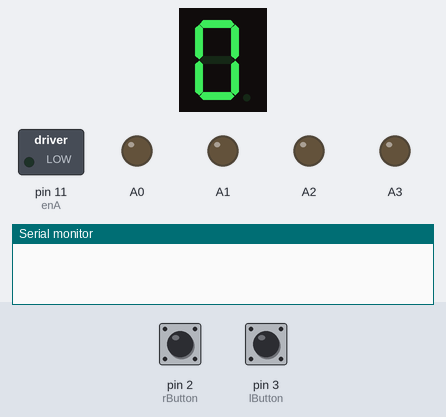
Bench run of a sketch on a simulated Arduino Uno, built with avr-gcc and run on an emulated ATmega328P. Shown: 1-digit seven-segment display, switched loads named in the sketch (green lamp = pin HIGH), output pins drawn as LEDs (lit = HIGH), the last lines printed to the serial monitor. Wiring (inferred from the names in the program): 1-digit 7-segment display, segments lit when LOW: segments pin 7, pin 6, pin 13, pin 4, pin 5, pin 8, pin 9, pin 12. The test bench sets the inputs (shaded band); at power-on: pin 2 (rButton) HIGH, pin 3 (lButton) HIGH. The segment pins are drawn as the display they are named for; pins used as bus, display or sensor lines are not drawn.

Above: at 1.2 s.
1.3 s: pin 2 (rButton) pulled LOW for 0.15 s
At 2.6 s:
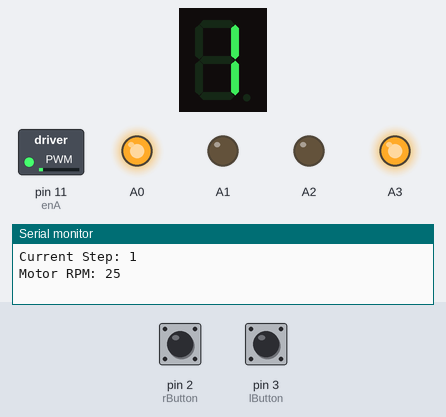
2.9 s: pin 3 (lButton) pulled LOW for 0.15 s
At 3.8 s:
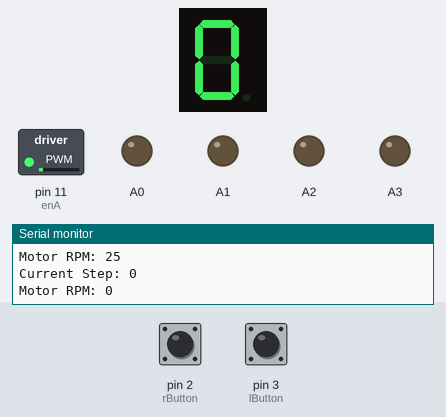
4.5 s: pin 3 (lButton) pulled LOW for 1 s
At 6.3 s:
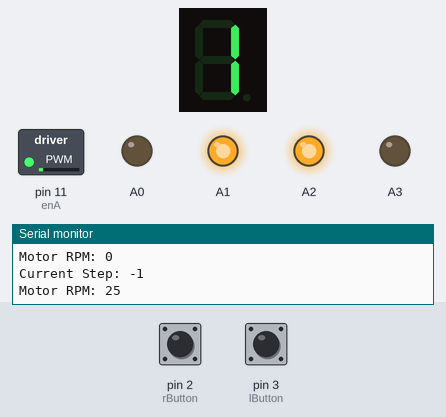
7.0 s: pin 2 (rButton) pulled LOW for 1 s
At 9.2 s:
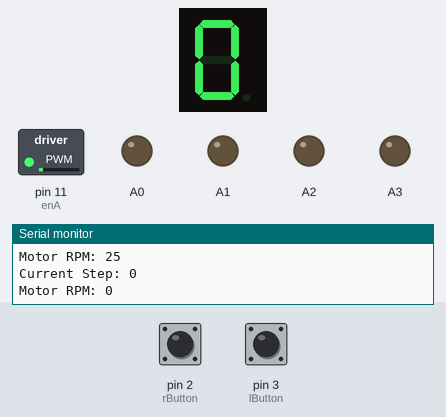
9.5 s: pin 2 (rButton) pulled LOW for 3.2 s
At 13.0 s:
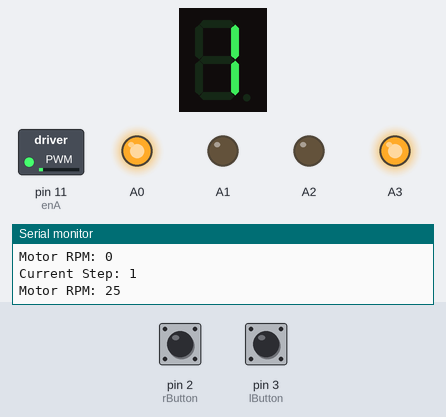
14.2 s: pin 2 (rButton) pulsed LOW 5 times (0.12 s each, 0.3 s apart)
At 16.0 s:
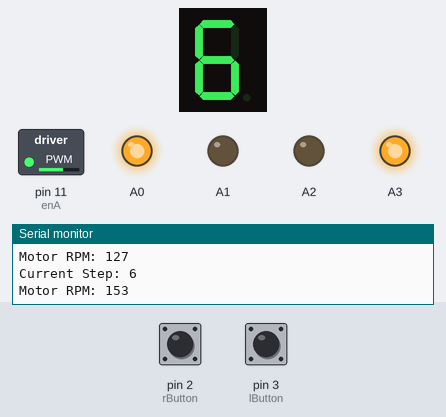
Timing chart, 0 to 17.5 s (numbered marks = the images above; inputs shaded):
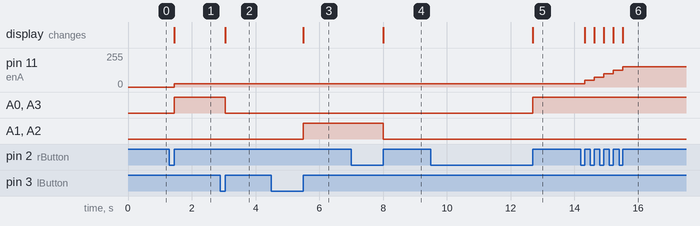

The sketch:

GROUP_11_2019510006_2019510068_2020510130_CODE.ino
```cpp
int MOTOR_STEPS = 10;
int dir = 0;
int current_step = 0;
int enA = 11;
int lButton = 3;
int rButton = 2;
int lButtonState = 0;
int rButtonState = 0;

const int A = 7;
const int B = 6;
const int G = 9;
const int D = 4;
const int E = 5;
const int F = 8;
const int C = 13;
const int H = 12;
void (*functions[16])();

void setup() {
  pinMode(A0, OUTPUT);
  pinMode(A1, OUTPUT);
  pinMode(A2, OUTPUT);
  pinMode(A3, OUTPUT);
  pinMode(enA, OUTPUT);
  pinMode(lButton, INPUT_PULLUP);
  attachInterrupt(digitalPinToInterrupt(lButton), lbtn, RISING);
  pinMode(rButton, INPUT_PULLUP);
  attachInterrupt(digitalPinToInterrupt(rButton), rbtn, RISING);
  Serial.begin(9600);

  pinMode(A, OUTPUT);
  pinMode(B, OUTPUT);
  pinMode(C, OUTPUT);
  pinMode(D, OUTPUT);
  pinMode(E, OUTPUT);
  pinMode(F, OUTPUT);
  pinMode(G, OUTPUT);
  pinMode(H, OUTPUT);

  count(0);
}

void lbtn() {
  lButtonState = 1;
}
void rbtn() {
  rButtonState = 1;
}

void direction() {
  if (current_step > 0)
    dir = 1;
  else if (current_step == 0)
    dir = 0;
  else dir = -1;
}

void motor_dir() {
  if (dir == 1) {
    digitalWrite(A0, HIGH);
    digitalWrite(A1, LOW);
    digitalWrite(A3, HIGH);
    digitalWrite(A2, LOW);
  } else if (dir == -1) {
    digitalWrite(A0, LOW);
    digitalWrite(A1, HIGH);
    digitalWrite(A2, HIGH);
    digitalWrite(A3, LOW);
  } else {
    digitalWrite(A0, LOW);
    digitalWrite(A1, LOW);
    digitalWrite(A2, LOW);
    digitalWrite(A3, LOW);
  }
}


void loop() {
  if (lButtonState == 1) {
    if (current_step != -MOTOR_STEPS) {
      current_step--;
      count(abs(current_step));
    }
    direction();
    motor_dir();
    for (int i = 0; i < abs(current_step) * 255 / MOTOR_STEPS; i++) {
      analogWrite(enA, i);
    }
    Serial.print("Current Step: ");
    Serial.println(current_step);
    Serial.print("Motor RPM: ");
    Serial.println(abs(current_step) * 255 / MOTOR_STEPS);
    lButtonState = 0;
  }
  if (rButtonState == 1) {
    if (current_step != MOTOR_STEPS) {
      current_step++;
      count(abs(current_step));
    }
    direction();
    motor_dir();
    for (int i = 0; i < abs(current_step) * 255 / MOTOR_STEPS; i++) {
      analogWrite(enA, i);
    }
    rButtonState = 0;
    Serial.print("Current Step: ");
    Serial.println(current_step);
    Serial.print("Motor RPM: ");
    Serial.println(abs(current_step) * 255 / MOTOR_STEPS);
  }
}

void count(int counter) {
  functions[0] = zero;
  functions[1] = one;
  functions[2] = two;
  functions[3] = three;
  functions[4] = four;
  functions[5] = five;
  functions[6] = six;
  functions[7] = seven;
  functions[8] = eight;
  functions[9] = nine;
  functions[10] = ten;

  (*functions[counter])();
}
void zero() {
  for (int i = 4; i < 14; i++) {
    if (i == 11) continue;
    if (i == 9 || i == 12)
      digitalWrite(i, HIGH);
    else
      digitalWrite(i, LOW);
  }
}

void one() {
  for (int i = 4; i < 14; i++) {
    if (i == 11) continue;
    if (i == 6 || i == 13)
      digitalWrite(i, LOW);
    else
      digitalWrite(i, HIGH);
  }
}

void two() {
  for (int i = 4; i < 14; i++) {
    if (i == 11) continue;
    if (i == 8 || i == 13 || i == 12)
      digitalWrite(i, HIGH);
    else
      digitalWrite(i, LOW);
  }
}

void three() {
  for (int i = 4; i < 14; i++) {
    if (i == 11) continue;
    if (i == 8 || i == 5 || i == 12)
      digitalWrite(i, HIGH);
    else
      digitalWrite(i, LOW);
  }
}

void four() {
  for (int i = 4; i < 14; i++) {
    if (i == 11) continue;
    if (i == 7 || i == 5 || i == 4 || i == 12)
      digitalWrite(i, HIGH);
    else
      digitalWrite(i, LOW);
  }
}

void five() {
  for (int i = 4; i < 14; i++) {
    if (i == 11) continue;
    if (i == 6 || i == 5 || i == 12)
      digitalWrite(i, HIGH);
    else
      digitalWrite(i, LOW);
  }
}

void six() {
  for (int i = 4; i < 14; i++) {
    if (i == 11) continue;
    if (i == 6 || i == 12)
      digitalWrite(i, HIGH);
    else
      digitalWrite(i, LOW);
  }
}

void seven() {
  for (int i = 4; i < 14; i++) {
    if (i == 11) continue;
    if (i == 7 || i == 13 || i == 6)
      digitalWrite(i, LOW);
    else
      digitalWrite(i, HIGH);
  }
}

void eight() {
  for (int i = 4; i < 14; i++) {
    if (i == 11) continue;
    if (i == 12)
      digitalWrite(i, HIGH);
    else
      digitalWrite(i, LOW);
  }
}

void nine() {
  for (int i = 4; i < 14; i++) {
    if (i == 11) continue;
    if (i == 5 || i == 12)
      digitalWrite(i, HIGH);
    else
      digitalWrite(i, LOW);
  }
}
void ten() {
  for (int i = 4; i < 14; i++) {
    if (i == 11) continue;
    if (i == 4 || i == 12)
      digitalWrite(i, HIGH);
    else
      digitalWrite(i, LOW);
  }
}
```

Measured:
- after the input at 1.3 s, pin 11 (enA): 0/255 → 24/255 after 0.15 s; A0, A3: LOW → HIGH after 0.15 s; the display: changes after 0.15 s (image 1)
- after the input at 2.9 s, A0, A3: HIGH → LOW after 0.15 s; the display: changes after 0.15 s (image 2)
- after the input at 4.5 s, A1, A2: LOW → HIGH after 1.0 s; the display: changes after 1.0 s (image 3)
- after the input at 7.0 s, A1, A2: HIGH → LOW after 1.0 s; the display: changes after 1.0 s (image 4)
- after the input at 9.5 s, A0, A3: LOW → HIGH after 3.2 s; the display: changes after 3.2 s (image 5)
- after the input at 14.2 s, pin 11 (enA): moves from 24/255 to 152/255 over 1.2 s, starting after 0.12 s; the display: first changes after 0.12 s (image 6 shows a later state)
